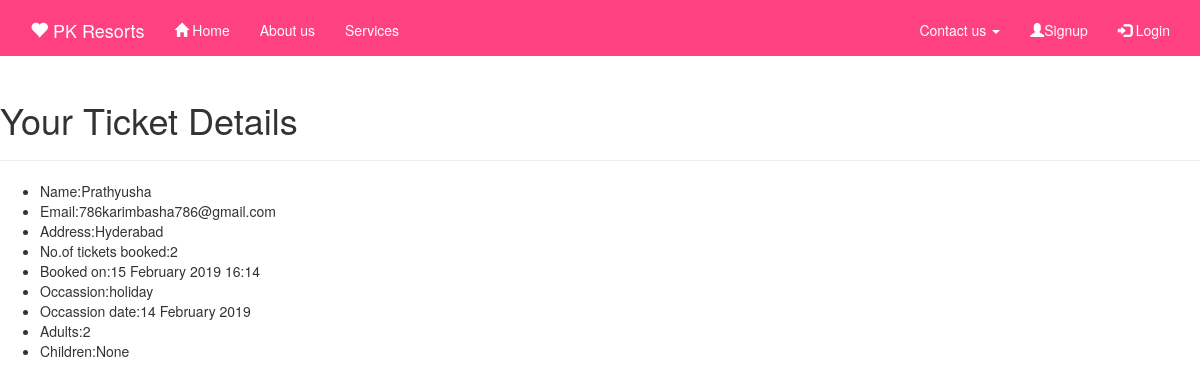
/ticketdetail/24/, run on the app's committed database.
### webapp/models.py (models this page shows, shortened)
class Booktickets(models.Model):
    sex_choice=(('male','Male'),('female','Female'),('other','Other'))
    occassion_choice=(('birthday','Birthday'),('marriage','Marriage'),('holiday','Holiday'),('meeting','Meeting'))
    name=models.CharField(max_length=100)
    age=models.IntegerField()
    sex=models.CharField(max_length=7,choices=sex_choice,default='male')
    email=models.EmailField()
    address=models.CharField(max_length=200)
    tickets=models.IntegerField()
    date=models.DateField(blank=False)
    adults=models.IntegerField()
    children=models.IntegerField(blank=True,null=True)
    occassion=models.CharField(max_length=20,choices=occassion_choice,default='holiday')
    ordered=models.DateTimeField(auto_now_add=True)
    class Meta:
        ordering=('-ordered',)

### webapp/views.py (the view)
# urls.py: url(r'^ticketdetail/(?P<pk>\d+)/$', views.BookticketsDetail.as_view(),name='ticketdetail'),
class BookticketsDetail(DetailView):
    model=Booktickets

### templates/webapp/booktickets_detail.html (shortened to what this page needs)
<!DOCTYPE html>
{%load staticfiles%}
<html lang="en" dir="ltr">
  <head>
    <link rel="stylesheet" href="{%static "css/book.css"%}">
    <link rel="stylesheet" href="https://maxcdn.bootstrapcdn.com/bootstrap/3.3.7/css/bootstrap.min.css">
  </head>
  <body>
    <nav class="navbar navbar-fixed-top">
  <div class="container">
    <div class="navbar-header">
      <a class="navbar-brand" href="/resort"><span class="glyphicon glyphicon-heart" aria-hidden="true"></span> PK Resorts</a>
    </div>
    <div class="collapse navbar-collapse" id="bs-example-navbar-collapse-1">
      <ul class="nav navbar-nav">
        <li class="active"><a href="/"><span class="glyphicon glyphicon-home" aria-hidden="true"></span>  Home <span class="sr-only">(current)</span></a></li>
        <li><a href="/about">About us</a></li>
        <li><a href="/service">Services</a></li>
      </ul>
      <ul class="nav navbar-nav navbar-right">
        <li class="dropdown">
          <a href="#" class="dropdown-toggle" data-toggle="dropdown" role="button" aria-haspopup="true" aria-expanded="false">Contact us <span class="caret"></span></a>
       </li>
             {%if user.is_authenticated%}
       <ul class="nav navbar-nav navbar-right">
         <li class="dropdown">
           <a href="#" class="dropdown-toggle" data-toggle="dropdown" role="button" aria-haspopup="true" aria-expanded="false">{{user.username}} <span class="caret"></span></a>
           <ul class="dropdown-menu">
             <li><a href="/detail/{{user.id}}">Personal Information</a></li>
               <li><a href="/bookinglist">My Tickets</a></li>
             <li><a href="/book">Book Tickets</a></li>
          </ul>
          {%else%}
          <li><a href="/signup"><span class="glyphicon glyphicon-user" aria-hidden="true"></span>Signup</a></li>
       <li><a href="/accounts/login"><span class="glyphicon glyphicon-log-in" aria-hidden="true"></span> Login</a></li>
       {%endif%}
         </ul>
    </div>
  </div>
</nav><br><br><br><br>
<h1>Your Ticket Details</h1><hr>
<ul>
  <li>Name:{{booktickets.name}}</li>
  <li>Email:{{booktickets.email}}</li>
  <li>Address:{{booktickets.address}}</li>
  <li>No.of tickets booked:{{booktickets.tickets}}</li>
  <li>Booked on:{{booktickets.ordered}}</li>
  <li>Occassion:{{booktickets.occassion}}</li>
  <li>Occassion date:{{booktickets.date}}</li>
  <li>Adults:{{booktickets.adults}}</li>
  <li>Children:{{booktickets.children}}</li>
</ul>
  </body>
</html>

### static/css/book.css (style rules this page uses)
.navbar { background: #FF4081; }
.navbar a { color: white; }
.container { padding-top:5px; }
.container a { border-radius:20px; }

### data on the page
Booktickets: name "Prathyusha", email "786karimbasha786@gmail.com", address "Hyderabad", tickets "2", ordered "15 February 2019 16:14", occassion "holiday", date "14 February 2019", adults "2", children "None"
